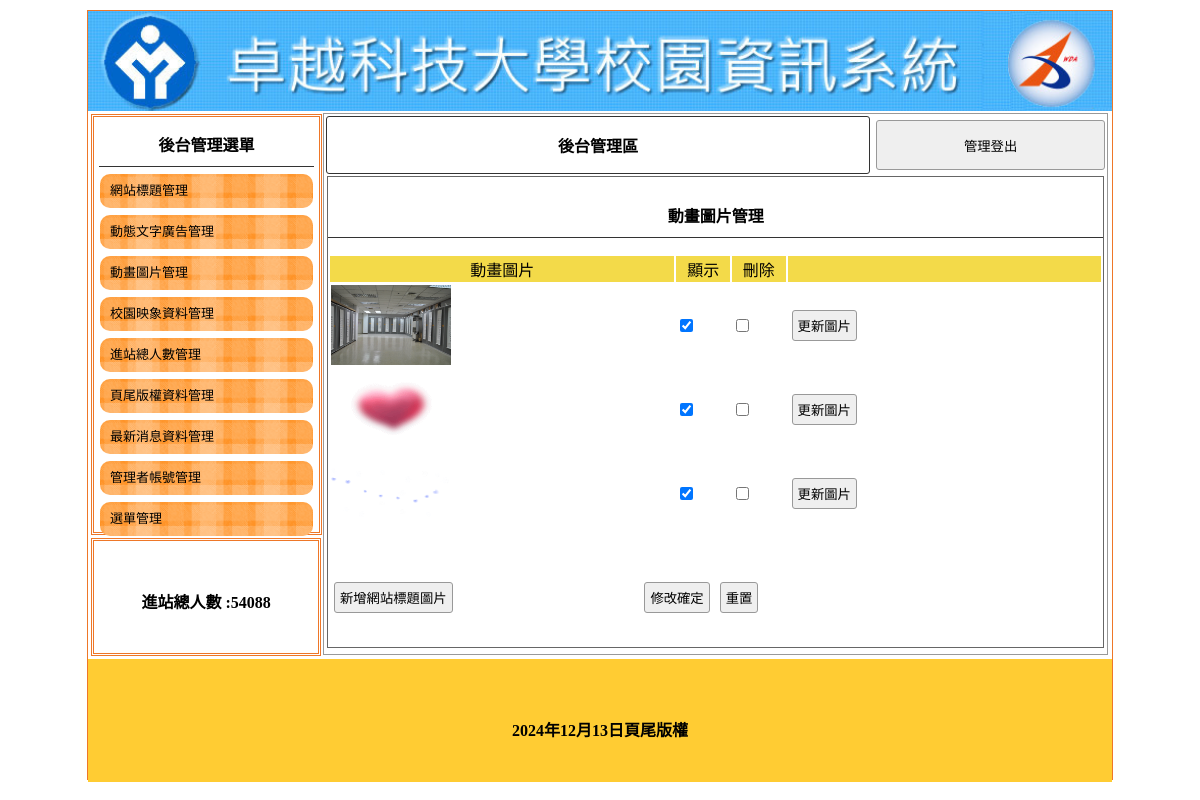
Page /admin.php?do=mvim on the committed database.
### tables this page shows
CREATE TABLE `titles` (
  `id` int(10) UNSIGNED NOT NULL,
  `img` text NOT NULL,
  `text` text NOT NULL,
  `sh` int(1) UNSIGNED NOT NULL DEFAULT 0
);

CREATE TABLE `total` (
  `id` int(1) UNSIGNED NOT NULL,
  `total` int(10) UNSIGNED NOT NULL
);

CREATE TABLE `mvims` (
  `id` int(10) UNSIGNED NOT NULL,
  `img` text NOT NULL,
  `sh` int(1) UNSIGNED NOT NULL DEFAULT 0
);

CREATE TABLE `bottom` (
  `id` int(1) UNSIGNED NOT NULL,
  `bottom` text NOT NULL
);

### api/db.php (called while the page is built, shortened)
<?php
class DB{
    protected $dsn="mysql:host=localhost;charset=utf8;dbname=db03";
    protected $pdo;
    protected $table;
    function __construct($table){
        $this->table=$table;
        $this->pdo=new PDO($this->dsn,'root','');
    }
    function all(...$arg){
        $sql="SELECT * FROM $this->table ";
        return $this->fetchAll($sql);
    }
    function find($id){
        $sql="SELECT * FROM $this->table ";
        if(is_array($id)){
            $where=$this->a2s($id);
            $sql=$sql . " WHERE ". join(" && ",$where);
        }else{
            $sql .= " WHERE `id`='$id' ";
        }
        return $this->fetchOne($sql);
    }
    function a2s($array){
        $tmp=[];
        foreach($array as $key => $value){
            $tmp[]="`$key`='$value'";
        }
        return $tmp;
    }
    protected function fetchOne($sql){
        return $this->pdo->query($sql)->fetch(PDO::FETCH_ASSOC);
    }
    protected function fetchAll($sql){
        return $this->pdo->query($sql)->fetchAll(PDO::FETCH_ASSOC);
    }
}
$Title=new DB('titles');
$Mvim=new DB('mvims');
$Total=new DB('total');
$Bottom=new DB('bottom');

### backend/mvim.php (the view, shortened to what this page needs)
<div class="di"
    style="height:540px; border:#999 1px solid; width:76.5%; margin:2px 0px 0px 0px; float:left; position:relative; left:20px;">
    <table width="100%" class="cent">
        <tbody>
            <tr>
                <td style="width:70%;font-weight:800; border:#333 1px solid; border-radius:3px;" class="cent"><a
                        href="?do=admin" style="color:#000; text-decoration:none;">後台管理區</a>
                </td>
                <td><button onclick="document.cookie=&#39;user=&#39;;location.replace(&#39;?&#39;)"
                        style="width:99%; margin-right:2px; height:50px;">管理登出</button></td>
            </tr>
        </tbody>
    </table>
    <div style="width:99%; height:87%; margin:auto; overflow:auto; border:#666 1px solid;">
        <p class="t cent botli">動畫圖片管理</p>
        <form method="post" action="./api/edit.php">
            <table width="100%">
                <tr class="yel">
                    <td width="45%">動畫圖片</td>
                    <td width="7%">顯示</td>
                    <td width="7%">刪除</td>
                    <td></td>
                </tr>
                <?php
                $rows=$Mvim->all();
                foreach($rows as $row){
                ?>
                <tr>
                    <td width="45%">
                        <img src="./upload/<?=$row['img'];?>" style="width:120px;height:80px;">
                    </td>
                    <td width="7%">
                        <input type="checkbox" name="sh[]" value="<?=$row['id'];?>" <?=($row['sh']==1)?'checked':'';?>>
                    </td>
                    <td width="7%">
                        <input type="checkbox" name="del[]" value="<?=$row['id'];?>">
                    </td>
                    <td>
                        <input type="button"
                            onclick="op(&#39;#cover&#39;,&#39;#cvr&#39;,&#39;./modal/upload_<?=$do;?>.php?id=<?=$row['id'];?>.php&table=<?=$do;?>&#39;)"
                            value="更新圖片">
                    </td>
                </tr>
                <?php
                }
                ?>
            </table>
            <table style="margin-top:40px; width:70%;">
                <tr>
                    <td width="200px">
                        <input type="button"
                            onclick="op(&#39;#cover&#39;,&#39;#cvr&#39;,&#39;./modal/<?=$do;?>.php?table=<?=$do;?>&#39;)"
                            value="新增網站標題圖片">
                    </td>
                    <td class="cent">
                        <input type="submit" value="修改確定">
                        <input type="reset" value="重置">
                    </td>
                </tr>
            </table>
        </form>
    </div>
</div>

### admin.php (shortened to what this page needs)
<?php
include_once "api/db.php";
?>
<!DOCTYPE html
    PUBLIC "-//W3C//DTD XHTML 1.0 Transitional//EN" "http://www.w3.org/TR/xhtml1/DTD/xhtml1-transitional.dtd">
<html xmlns="http://www.w3.org/1999/xhtml">
<head>
    <link href="./css/css.css" rel="stylesheet" type="text/css">
</head>
<body>
    <div id="main">
        <a title="<?=$Title->find(['sh'=>1])['text'];?>" href="index.php">
            <div class="ti"
                style="background:url('./upload/<?=$Title->find(['sh'=>1])['img'];?>'); background-size:cover;"></div>
        </a>
        <div id="ms">
            <div id="lf" style="float:left;">
                <div id="menuput" class="dbor">
                    <span class="t botli">後台管理選單</span>
                    <a style="color:#000; font-size:13px; text-decoration:none;" href="?do=title">
                        <div class="mainmu">
                            網站標題管理
                        </div>
                    </a>
                    <a style="color:#000; font-size:13px; text-decoration:none;" href="?do=ad">
                        <div class="mainmu">
                            動態文字廣告管理
                        </div>
                    </a>
                    <a style="color:#000; font-size:13px; text-decoration:none;" href="?do=mvim">
                        <div class="mainmu">
                            動畫圖片管理
                        </div>
                    </a>
                    <a style="color:#000; font-size:13px; text-decoration:none;" href="?do=image">
                        <div class="mainmu">
                            校園映象資料管理
                        </div>
                    </a>
                    <a style="color:#000; font-size:13px; text-decoration:none;" href="?do=total">
                        <div class="mainmu">
                            進站總人數管理
                        </div>
                    </a>
                    <a style="color:#000; font-size:13px; text-decoration:none;" href="?do=bottom">
                        <div class=" mainmu">
                            頁尾版權資料管理
                        </div>
                    </a>
                    <a style="color:#000; font-size:13px; text-decoration:none;" href="?do=news">
                        <div class="mainmu">
                            最新消息資料管理
                        </div>
                    </a>
                    <a style="color:#000; font-size:13px; text-decoration:none;" href="?do=admin">
                        <div class="mainmu">
                            管理者帳號管理
                        </div>
                    </a>
                    <a style="color:#000; font-size:13px; text-decoration:none;" href="?do=menu">
                        <div class="mainmu">
                            選單管理
                        </div>
                    </a>
                </div>
                <div class="dbor" style="margin:3px; width:95%; height:20%; line-height:100px;">
                    <span class="t">進站總人數 :<?=$Total->find(1)['total'];?>
                    </span>
                </div>
            </div>
            <?php
            $do=$_GET['do']??'title';
            $file="./backend/{$do}.php";
            if(file_exists($file)){
                include $file;
            }else{
                include "./backend/title.php";
            }
                ?>
        </div>
        <div
            style="width:1024px; left:0px; position:relative; background:#FC3; margin-top:4px; height:123px; display:block;">
            <span class="t" style="line-height:123px;">
                <?=$Bottom->find(1)['bottom'];?>
            </span>
        </div>
    </div>
</body>
</html>

### css/css.css (style rules this page uses)
body { padding: 0px; margin: 0px; }
#main { width: 1024px; height: 768px; margin: 10px auto 10px auto; border: #EE7728 1px solid; position: relative; }
.ti { width: 100%; height: 100px; position: relative; background-size: cover; background-repeat: no-repeat; }
.dbor { border: #EE7728 double 3px; margin: 1px; padding: 2px 10px 2px 10px; }
.t { font-weight: 800; display: block; text-align: center; padding: 10px 1px 10px 1px; }
.botli { border-bottom: #333 1px solid; }
.mainmu { position: relative; border-radius: 10px; background: url(../icon/menu.fw.png) center no-repeat; background-size: cover; line-height: 30px; padding: 2px 10px 2px 10px; margin: 7px 1px 7px 1px; }
#lf { height: 540px; width: 21%; display: inline-block; }
#menuput { width: 100%; height: 75%; position: relative; padding: 5px; display: block; margin: 3px; }
.di { display: inline-block; }
.cent { text-align: center; }
input, button { border: #999 1px solid; border-radius: 3px; background: #EFEFEF; padding: 5px; margin: 3px; }
.yel td { background: #F3DA49; text-align: center; }

### rows in the picture
titles: img (picture)
total: total "54088"
mvims: img (picture), sh "☑"
mvims: img (picture), sh "☑"
mvims: img (picture), sh "☑"
bottom: bottom "2024年12月13日頁尾版權"
